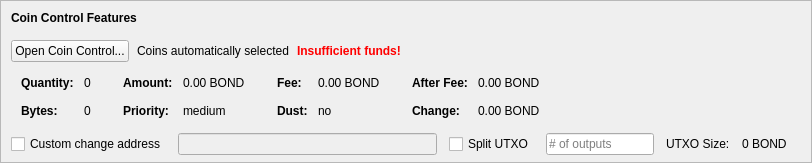
    <widget class="QFrame" name="frameCoinControl">
     <property name="sizePolicy">
      <sizepolicy hsizetype="Expanding" vsizetype="Expanding">
       <horstretch>0</horstretch>
       <verstretch>0</verstretch>
      </sizepolicy>
     </property>
     <property name="maximumSize">
      <size>
       <width>16777215</width>
       <height>16777215</height>
      </size>
     </property>
     <property name="frameShape">
      <enum>QFrame::StyledPanel</enum>
     </property>
     <property name="frameShadow">
      <enum>QFrame::Sunken</enum>
     </property>
     <layout class="QVBoxLayout" name="verticalLayoutCoinControl2">
      <property name="spacing">
       <number>0</number>
      </property>
      <property name="leftMargin">
       <number>0</number>
      </property>
      <property name="topMargin">
       <number>0</number>
      </property>
      <property name="rightMargin">
       <number>0</number>
      </property>
      <property name="bottomMargin">
       <number>6</number>
      </property>
      <item>
       <layout class="QVBoxLayout" name="verticalLayoutCoinControl" stretch="0,0,0,0,1">
        <property name="spacing">
         <number>0</number>
        </property>
        <property name="leftMargin">
         <number>10</number>
        </property>
        <property name="topMargin">
         <number>10</number>
        </property>
        <item>
         <layout class="QHBoxLayout" name="horizontalLayoutCoinControl1">
          <property name="bottomMargin">
           <number>15</number>
          </property>
          <item>
           <widget class="QLabel" name="labelCoinControlFeatures">
            <property name="sizePolicy">
             <sizepolicy hsizetype="Preferred" vsizetype="Maximum">
              <horstretch>0</horstretch>
              <verstretch>0</verstretch>
             </sizepolicy>
            </property>
            <property name="font">
             <font>
              <weight>75</weight>
              <bold>true</bold>
             </font>
            </property>
            <property name="styleSheet">
             <string notr="true">font-weight:bold;</string>
            </property>
            <property name="text">
             <string>Coin Control Features</string>
            </property>
           </widget>
          </item>
         </layout>
        </item>
        <item>
         <layout class="QHBoxLayout" name="horizontalLayoutCoinControl2" stretch="0,0,0,0">
          <property name="spacing">
           <number>8</number>
          </property>
          <property name="bottomMargin">
           <number>10</number>
          </property>
          <item>
           <widget class="QPushButton" name="pushButtonCoinControl">
            <property name="styleSheet">
             <string notr="true"/>
            </property>
            <property name="text">
             <string>Open Coin Control...</string>
            </property>
            <property name="autoDefault">
             <bool>false</bool>
            </property>
           </widget>
          </item>
          <item>
           <widget class="QLabel" name="labelCoinControlAutomaticallySelected">
            <property name="text">
             <string>Coins automatically selected</string>
            </property>
            <property name="margin">
             <number>5</number>
            </property>
           </widget>
          </item>
          <item>
           <widget class="QLabel" name="labelCoinControlInsuffFunds">
            <property name="font">
             <font>
              <weight>75</weight>
              <bold>true</bold>
             </font>
            </property>
            <property name="styleSheet">
             <string notr="true">color:red;font-weight:bold;</string>
            </property>
            <property name="text">
             <string>Insufficient funds!</string>
            </property>
            <property name="margin">
             <number>5</number>
            </property>
           </widget>
          </item>
          <item>
           <spacer name="horizontalSpacerCoinControl">
            <property name="orientation">
             <enum>Qt::Horizontal</enum>
            </property>
            <property name="sizeHint" stdset="0">
             <size>
              <width>40</width>
              <height>1</height>
             </size>
            </property>
           </spacer>
          </item>
         </layout>
        </item>
        <item>
         <widget class="QWidget" name="widgetCoinControl" native="true">
          <property name="sizePolicy">
           <sizepolicy hsizetype="Preferred" vsizetype="Preferred">
            <horstretch>0</horstretch>
            <verstretch>0</verstretch>
           </sizepolicy>
          </property>
          <property name="minimumSize">
           <size>
            <width>0</width>
            <height>0</height>
           </size>
          </property>
          <property name="styleSheet">
           <string notr="true"/>
          </property>
          <layout class="QHBoxLayout" name="horizontalLayoutCoinControl5">
           <property name="leftMargin">
            <number>0</number>
           </property>
           <property name="topMargin">
            <number>0</number>
           </property>
           <property name="rightMargin">
            <number>0</number>
           </property>
           <property name="bottomMargin">
            <number>0</number>
           </property>
           <item>
            <layout class="QHBoxLayout" name="horizontalLayoutCoinControl3" stretch="0,0,0,1">
             <property name="spacing">
              <number>20</number>
             </property>
             <property name="topMargin">
              <number>0</number>
             </property>
             <property name="bottomMargin">
              <number>10</number>
             </property>
             <item>
              <layout class="QFormLayout" name="formLayoutCoinControl1">
               <property name="horizontalSpacing">
                <number>10</number>
               </property>
               <property name="verticalSpacing">
                <number>14</number>
               </property>
               <property name="leftMargin">
                <number>10</number>
               </property>
               <property name="topMargin">
                <number>4</number>
               </property>
               <property name="rightMargin">
                <number>6</number>
               </property>
               <item row="0" column="0">
                <widget class="QLabel" name="labelCoinControlQuantityText">
                 <property name="font">
                  <font>
                   <weight>75</weight>
                   <bold>true</bold>
                  </font>
                 </property>
                 <property name="text">
                  <string>Quantity:</string>
                 </property>
                 <property name="margin">
                  <number>0</number>
                 </property>
                </widget>
               </item>
               <item row="0" column="1">
                <widget class="QLabel" name="labelCoinControlQuantity">
                 <property name="cursor">
                  <cursorShape>IBeamCursor</cursorShape>
                 </property>
                 <property name="contextMenuPolicy">
                  <enum>Qt::ActionsContextMenu</enum>
                 </property>
                 <property name="text">
                  <string notr="true">0</string>
                 </property>
                 <property name="margin">
                  <number>0</number>
                 </property>
                 <property name="textInteractionFlags">
                  <set>Qt::LinksAccessibleByMouse|Qt::TextSelectableByKeyboard|Qt::TextSelectableByMouse</set>
                 </property>
                </widget>
               </item>
               <item row="1" column="0">
                <widget class="QLabel" name="labelCoinControlBytesText">
                 <property name="font">
                  <font>
                   <weight>75</weight>
                   <bold>true</bold>
                  </font>
                 </property>
                 <property name="text">
                  <string>Bytes:</string>
                 </property>
                </widget>
               </item>
               <item row="1" column="1">
                <widget class="QLabel" name="labelCoinControlBytes">
                 <property name="cursor">
                  <cursorShape>IBeamCursor</cursorShape>
                 </property>
                 <property name="contextMenuPolicy">
                  <enum>Qt::ActionsContextMenu</enum>
                 </property>
                 <property name="text">
                  <string notr="true">0</string>
                 </property>
                 <property name="textInteractionFlags">
                  <set>Qt::LinksAccessibleByMouse|Qt::TextSelectableByKeyboard|Qt::TextSelectableByMouse</set>
                 </property>
                </widget>
               </item>
              </layout>
             </item>
             <item>
              <layout class="QFormLayout" name="formLayoutCoinControl2">
               <property name="horizontalSpacing">
                <number>10</number>
               </property>
               <property name="verticalSpacing">
                <number>14</number>
               </property>
               <property name="leftMargin">
                <number>6</number>
               </property>
               <property name="topMargin">
                <number>4</number>
               </property>
               <property name="rightMargin">
                <number>6</number>
               </property>
               <item row="0" column="0">
                <widget class="QLabel" name="labelCoinControlAmountText">
                 <property name="font">
                  <font>
                   <weight>75</weight>
                   <bold>true</bold>
                  </font>
                 </property>
                 <property name="text">
                  <string>Amount:</string>
                 </property>
                 <property name="margin">
                  <number>0</number>
                 </property>
                </widget>
               </item>
               <item row="0" column="1">
                <widget class="QLabel" name="labelCoinControlAmount">
                 <property name="cursor">
                  <cursorShape>IBeamCursor</cursorShape>
                 </property>
                 <property name="contextMenuPolicy">
                  <enum>Qt::ActionsContextMenu</enum>
                 </property>
                 <property name="text">
                  <string notr="true">0.00 BOND</string>
                 </property>
                 <property name="textInteractionFlags">
                  <set>Qt::LinksAccessibleByMouse|Qt::TextSelectableByKeyboard|Qt::TextSelectableByMouse</set>
                 </property>
                </widget>
               </item>
               <item row="1" column="0">
                <widget class="QLabel" name="labelCoinControlPriorityText">
                 <property name="font">
                  <font>
                   <weight>75</weight>
                   <bold>true</bold>
                  </font>
                 </property>
                 <property name="text">
                  <string>Priority:</string>
                 </property>
                </widget>
               </item>
               <item row="1" column="1">
                <widget class="QLabel" name="labelCoinControlPriority">
                 <property name="cursor">
                  <cursorShape>IBeamCursor</cursorShape>
                 </property>
                 <property name="contextMenuPolicy">
                  <enum>Qt::ActionsContextMenu</enum>
                 </property>
                 <property name="text">
                  <string>medium</string>
                 </property>
                 <property name="textInteractionFlags">
                  <set>Qt::LinksAccessibleByMouse|Qt::TextSelectableByKeyboard|Qt::TextSelectableByMouse</set>
                 </property>
                </widget>
               </item>
              </layout>
             </item>
             <item>
              <layout class="QFormLayout" name="formLayoutCoinControl3">
               <property name="horizontalSpacing">
                <number>10</number>
               </property>
               <property name="verticalSpacing">
                <number>14</number>
               </property>
               <property name="leftMargin">
                <number>6</number>
               </property>
               <property name="topMargin">
                <number>4</number>
               </property>
               <property name="rightMargin">
                <number>6</number>
               </property>
               <item row="0" column="0">
                <widget class="QLabel" name="labelCoinControlFeeText">
                 <property name="font">
                  <font>
                   <weight>75</weight>
                   <bold>true</bold>
                  </font>
                 </property>
                 <property name="text">
                  <string>Fee:</string>
                 </property>
                 <property name="margin">
                  <number>0</number>
                 </property>
                </widget>
               </item>
               <item row="0" column="1">
                <widget class="QLabel" name="labelCoinControlFee">
                 <property name="cursor">
                  <cursorShape>IBeamCursor</cursorShape>
                 </property>
                 <property name="contextMenuPolicy">
                  <enum>Qt::ActionsContextMenu</enum>
                 </property>
                 <property name="text">
                  <string notr="true">0.00 BOND</string>
                 </property>
                 <property name="textInteractionFlags">
                  <set>Qt::LinksAccessibleByMouse|Qt::TextSelectableByKeyboard|Qt::TextSelectableByMouse</set>
                 </property>
                </widget>
               </item>
               <item row="1" column="0">
                <widget class="QLabel" name="labelCoinControlLowOutputText">
                 <property name="font">
                  <font>
                   <weight>75</weight>
                   <bold>true</bold>
                  </font>
                 </property>
                 <property name="text">
                  <string>Dust:</string>
                 </property>
                </widget>
               </item>
               <item row="1" column="1">
                <widget class="QLabel" name="labelCoinControlLowOutput">
                 <property name="cursor">
                  <cursorShape>IBeamCursor</cursorShape>
                 </property>
                 <property name="contextMenuPolicy">
                  <enum>Qt::ActionsContextMenu</enum>
                 </property>
                 <property name="text">
                  <string>no</string>
                 </property>
                 <property name="textInteractionFlags">
                  <set>Qt::LinksAccessibleByMouse|Qt::TextSelectableByKeyboard|Qt::TextSelectableByMouse</set>
                 </property>
                </widget>
               </item>
              </layout>
             </item>
             <item>
              <layout class="QFormLayout" name="formLayoutCoinControl4">
               <property name="horizontalSpacing">
                <number>10</number>
               </property>
               <property name="verticalSpacing">
                <number>14</number>
               </property>
               <property name="leftMargin">
                <number>6</number>
               </property>
               <property name="topMargin">
                <number>4</number>
               </property>
               <property name="rightMargin">
                <number>6</number>
               </property>
               <item row="0" column="0">
                <widget class="QLabel" name="labelCoinControlAfterFeeText">
                 <property name="font">
                  <font>
                   <weight>75</weight>
                   <bold>true</bold>
                  </font>
                 </property>
                 <property name="text">
                  <string>After Fee:</string>
                 </property>
                 <property name="margin">
                  <number>0</number>
                 </property>
                </widget>
               </item>
               <item row="0" column="1">
                <widget class="QLabel" name="labelCoinControlAfterFee">
                 <property name="cursor">
                  <cursorShape>IBeamCursor</cursorShape>
                 </property>
                 <property name="contextMenuPolicy">
                  <enum>Qt::ActionsContextMenu</enum>
                 </property>
                 <property name="text">
                  <string notr="true">0.00 BOND</string>
                 </property>
                 <property name="textInteractionFlags">
                  <set>Qt::LinksAccessibleByMouse|Qt::TextSelectableByKeyboard|Qt::TextSelectableByMouse</set>
                 </property>
                </widget>
               </item>
               <item row="1" column="0">
                <widget class="QLabel" name="labelCoinControlChangeText">
                 <property name="font">
                  <font>
                   <weight>75</weight>
                   <bold>true</bold>
                  </font>
                 </property>
                 <property name="text">
                  <string>Change:</string>
                 </property>
                </widget>
               </item>
               <item row="1" column="1">
                <widget class="QLabel" name="labelCoinControlChange">
                 <property name="cursor">
                  <cursorShape>IBeamCursor</cursorShape>
                 </property>
                 <property name="contextMenuPolicy">
                  <enum>Qt::ActionsContextMenu</enum>
                 </property>
                 <property name="text">
                  <string notr="true">0.00 BOND</string>
                 </property>
                 <property name="textInteractionFlags">
                  <set>Qt::LinksAccessibleByMouse|Qt::TextSelectableByKeyboard|Qt::TextSelectableByMouse</set>
                 </property>
                </widget>
               </item>
              </layout>
             </item>
            </layout>
           </item>
          </layout>
         </widget>
        </item>
        <item>
         <layout class="QHBoxLayout" name="horizontalLayoutCoinControl4" stretch="0,0,0,0,0,0,0">
          <property name="spacing">
           <number>12</number>
          </property>
          <property name="sizeConstraint">
           <enum>QLayout::SetDefaultConstraint</enum>
          </property>
          <property name="topMargin">
           <number>5</number>
          </property>
          <property name="rightMargin">
           <number>5</number>
          </property>
          <item>
           <widget class="QCheckBox" name="checkBoxCoinControlChange">
            <property name="toolTip">
             <string>If this is activated, but the change address is empty or invalid, change will be sent to a newly generated address.</string>
            </property>
            <property name="text">
             <string>Custom change address</string>
            </property>
           </widget>
          </item>
          <item>
           <widget class="QValidatedLineEdit" name="lineEditCoinControlChange">
            <property name="enabled">
             <bool>false</bool>
            </property>
            <property name="sizePolicy">
             <sizepolicy hsizetype="Expanding" vsizetype="Fixed">
              <horstretch>0</horstretch>
              <verstretch>0</verstretch>
             </sizepolicy>
            </property>
           </widget>
          </item>
          <item>
           <widget class="QCheckBox" name="splitBlockCheckBox">
            <property name="text">
             <string>Split UTXO</string>
            </property>
           </widget>
          </item>
          <item>
           <widget class="QLineEdit" name="splitBlockLineEdit">
            <property name="sizePolicy">
             <sizepolicy hsizetype="Fixed" vsizetype="Fixed">
              <horstretch>50</horstretch>
              <verstretch>0</verstretch>
             </sizepolicy>
            </property>
            <property name="placeholderText">
             <string># of outputs</string>
            </property>
           </widget>
          </item>
          <item>
           <widget class="QLabel" name="labelBlockSizeText">
            <property name="text">
             <string>UTXO Size:</string>
            </property>
           </widget>
          </item>
          <item>
           <widget class="QLabel" name="labelBlockSize">
            <property name="text">
             <string>0 BOND</string>
            </property>
           </widget>
          </item>
          <item>
           <widget class="QLabel" name="labelCoinControlChangeLabel">
            <property name="sizePolicy">
             <sizepolicy hsizetype="Preferred" vsizetype="Expanding">
              <horstretch>0</horstretch>
              <verstretch>0</verstretch>
             </sizepolicy>
            </property>
            <property name="minimumSize">
             <size>
              <width>0</width>
              <height>0</height>
             </size>
            </property>
            <property name="text">
             <string/>
            </property>
            <property name="margin">
             <number>3</number>
            </property>
           </widget>
          </item>
         </layout>
        </item>
        <item>
         <spacer name="verticalSpacerCoinControl">
          <property name="orientation">
           <enum>Qt::Vertical</enum>
          </property>
          <property name="sizeHint" stdset="0">
           <size>
            <width>800</width>
            <height>1</height>
           </size>
          </property>
         </spacer>
        </item>
       </layout>
      </item>
     </layout>
    </widget>
